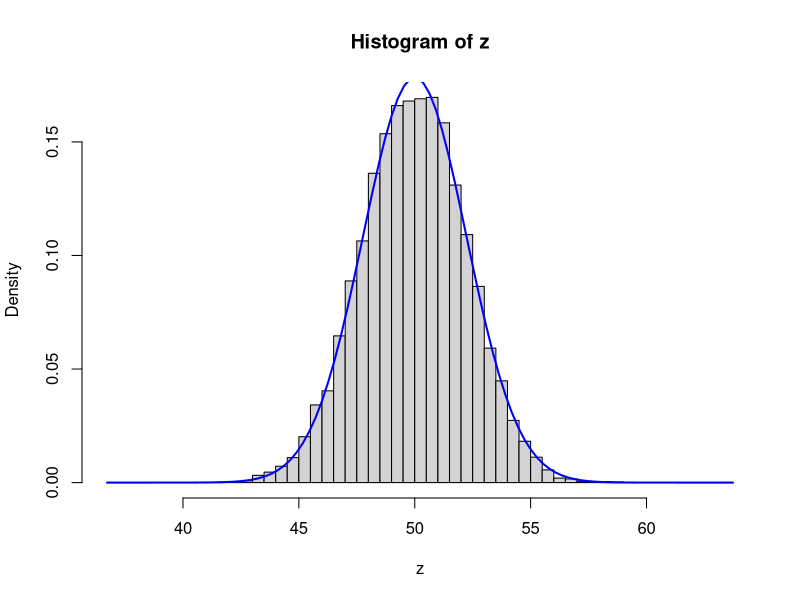
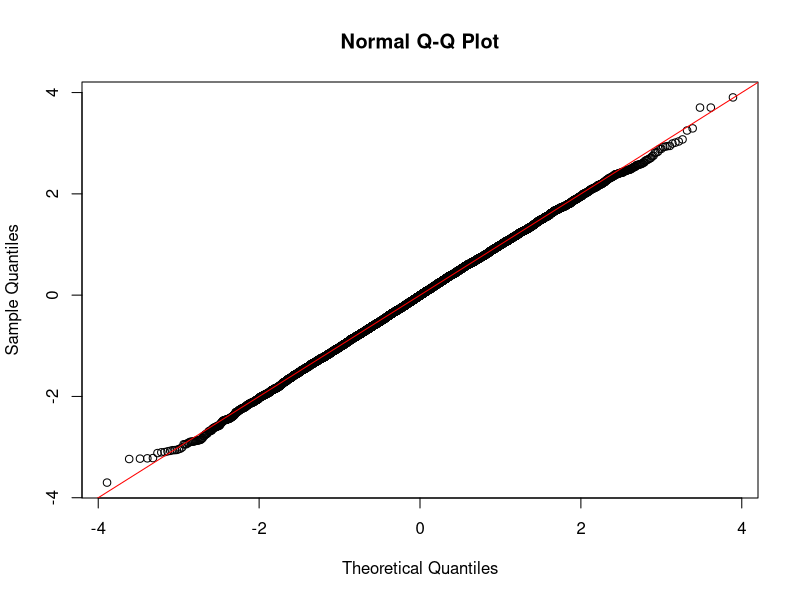

R code for these plots, in order:

#BETA

tam = 10000
n = 100
a = 2
b = 2

mean = a/(a+b)
sd = sqrt((a*b)/((a+b)**2 * (a+b+1)))

newmean = n*mean
newsd = sd*sqrt(n)

z = c()
for (i in 1:tam){
  x = rbeta(n, shape1=a, shape2=b)
  y = sum(x)
  z = c(z,y)
}

# Limite del grafico
infimo <- min(z)-5
maximo <- max(z)+5

# Dibujamos histograma de la muestra
hist(z, prob=T, breaks = 30, xlim = c(infimo,maximo))

# Dibujamos la función de densidad de erlang sobre el histograma
xfit <- seq(infimo, maximo, length = 100)
yfit <- dnorm(xfit, mean=newmean, newsd)
lines(xfit, yfit, col = "blue", lwd = 2)

#TESTS
# QQplot de la muestra normal propia, primero estandarizamos la variable
est = (z-newmean)/newsd
qqnorm(est)

# Ajustamos una recta de regresion lineal
# Al estar generados por la misma distribucion deberan tener una 
# correlacion cercana a 1, por tanto el qqplot debera modelizarse
# sobre la recta y=x
abline(a=0, b=1, col='red')

# Test de kolmogorov
# Con la opcion two sided, para comprobar si la distribucion es igual
# Un valor del estadistico cercano a 0 nos dara evidencias para afirmar
# que nuestra muestra se distribuye de forma normal
print(ks.test(z,'pnorm', newmean, newsd))
